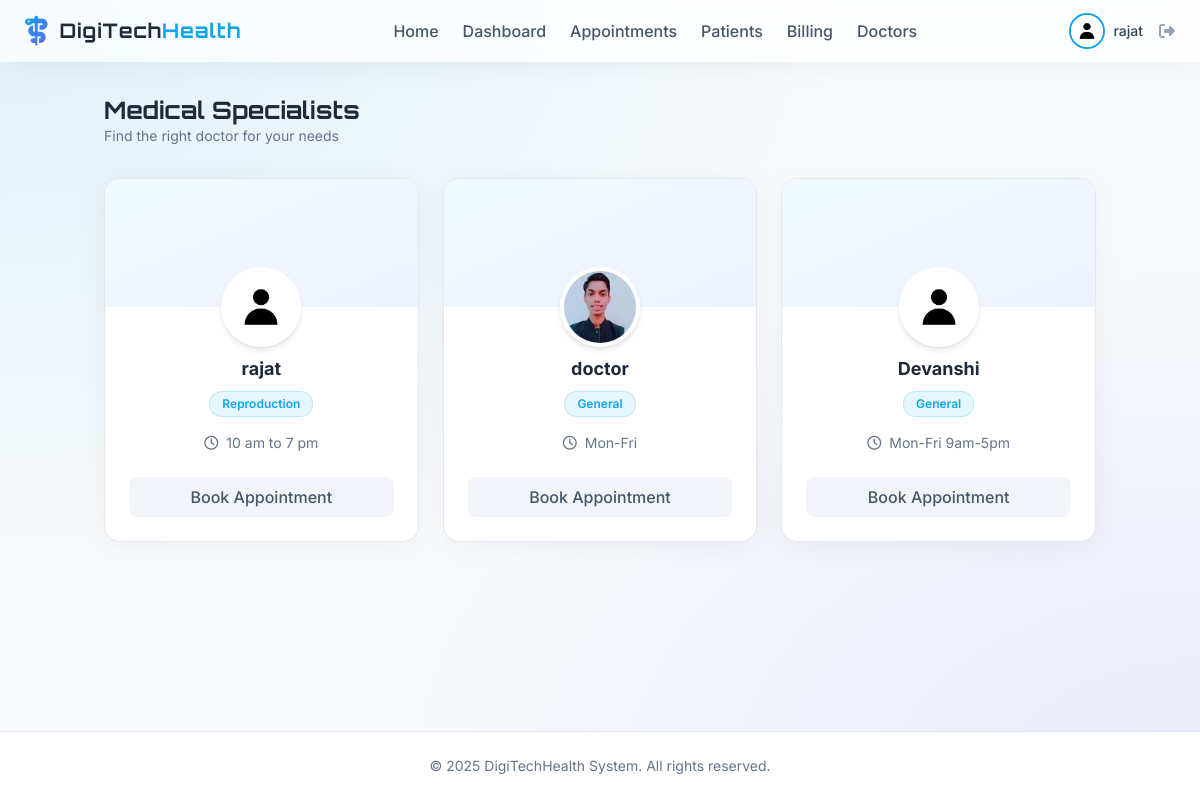
The page /doctors (signed in) on the database its author committed.
### app/models.py (models this page shows, shortened)
class User(db.Model, UserMixin):
    id = db.Column(db.Integer, primary_key=True)
    username = db.Column(db.String(20), unique=True, nullable=False)
    email = db.Column(db.String(120), unique=True, nullable=False)
    image_file = db.Column(db.String(20), nullable=False, default='default.jpg')
    password_hash = db.Column(db.String(128))
    role = db.Column(db.String(20), nullable=False, default='patient')

class Doctor(db.Model):
    id = db.Column(db.Integer, primary_key=True)
    user_id = db.Column(db.Integer, db.ForeignKey('user.id'), nullable=False)
    specialization = db.Column(db.String(100), nullable=False)
    availability = db.Column(db.String(200), nullable=True, default="Mon-Fri 9am-5pm")
    user = db.relationship('User', backref=db.backref('doctor_profile', uselist=False))

### app/doctor/routes.py (the view)
@doctor.route("/doctors")
@login_required
def list_doctors():
    doctors = Doctor.query.all()
    return render_template('doctor/list.html', doctors=doctors)

### app/models.py (called while the page is built)
@login_manager.user_loader
def load_user(user_id):
    return User.query.get(int(user_id))

### app/templates/doctor/list.html
{% extends "base.html" %}
{% block content %}
<div class="mb-8">
    <h2 class="text-2xl font-display font-bold text-slate-800">Medical Specialists</h2>
    <p class="text-slate-500 text-sm">Find the right doctor for your needs</p>
</div>
<div class="grid grid-cols-1 md:grid-cols-2 lg:grid-cols-3 xl:grid-cols-4 gap-6">
    {% for doctor in doctors %}
    <div
        class="glass rounded-2xl overflow-hidden group border border-slate-200 bg-white hover:shadow-xl transition-all">
        <div class="h-32 bg-gradient-to-br from-sky-50 to-indigo-50 relative">
            <div class="absolute -bottom-10 left-1/2 transform -translate-x-1/2">
                <div class="h-20 w-20 rounded-full border-4 border-white shadow-md overflow-hidden">
                    <img src="{{ url_for('static', filename='profile_pics/' + doctor.user.image_file) }}"
                        alt="{{ doctor.user.username }}" class="h-full w-full object-cover">
                </div>
            </div>
        </div>
        <div class="pt-12 pb-6 px-6 text-center">
            <h3 class="text-lg font-bold text-slate-800">{{ doctor.user.username }}</h3>
            <span
                class="inline-block px-3 py-1 rounded-full bg-primary/10 text-primary text-xs font-semibold mt-2 border border-primary/20">
                {{ doctor.specialization }}
            </span>
            <div class="mt-4 text-sm text-slate-500 flex items-center justify-center">
                <i class="fa-regular fa-clock mr-2"></i> {{ doctor.availability }}
            </div>
            <a href="{{ url_for('appointment.book_appointment') }}"
                class="mt-6 w-full py-2 flex items-center justify-center rounded-lg bg-slate-100 hover:bg-primary hover:text-white text-slate-600 font-medium transition-all duration-300 group-hover:shadow-lg group-hover:shadow-primary/25">
                Book Appointment
            </a>
        </div>
    </div>
    {% else %}
    <div class="col-span-full py-12 text-center text-slate-500">
        <p>No doctors found.</p>
    </div>
    {% endfor %}
</div>
{% endblock %}

### app/templates/base.html (shortened to what this page needs)
<!doctype html>
<html lang="en">
<head>
  <script src="https://cdn.tailwindcss.com"></script>
  <link rel="stylesheet" href="https://cdnjs.cloudflare.com/ajax/libs/font-awesome/6.4.0/css/all.min.css">
  <link rel="stylesheet" href="{{ url_for('static', filename='css/main.css') }}">
</head>
<body class="overflow-x-hidden">
  <div class="min-h-screen flex flex-col">
    {% if current_user.is_authenticated %}
    <nav class="glass sticky top-0 z-50 px-6 py-3 flex justify-between items-center">
      <div class="flex items-center">
        <i class="fa-solid fa-staff-snake text-3xl gradient-text mr-3"></i>
        <a href="{{ url_for('main.home') }}" class="text-xl font-display font-bold text-slate-800 tracking-wider">
          DigiTech<span class="text-primary">Health</span>
        </a>
      </div>
      <div class="hidden lg:flex items-center space-x-6">
        <a href="{{ url_for('main.home') }}"
          class="font-medium text-slate-600 hover:text-primary transition-colors {{ 'text-primary' if request.endpoint == 'main.home' }}">Home</a>
        {% if current_user.role in ['admin', 'doctor', 'receptionist'] %}
        <a href="{{ url_for('main.dashboard') }}"
          class="font-medium text-slate-600 hover:text-primary transition-colors {{ 'text-primary' if request.endpoint == 'main.dashboard' }}">Dashboard</a>
        {% endif %}
        <a href="{{ url_for('appointment.list_appointments') }}"
          class="font-medium text-slate-600 hover:text-primary transition-colors {{ 'text-primary' in request.endpoint and 'appointment' in request.endpoint }}">Appointments</a>
        <a href="{{ url_for('patient.list_patients') }}"
          class="font-medium text-slate-600 hover:text-primary transition-colors {{ 'text-primary' in request.endpoint and 'patient' in request.endpoint }}">
          {{ 'Patients' if current_user.role in ['admin', 'doctor', 'receptionist'] else 'My Profile' }}
        </a>
        <a href="{{ url_for('billing.list_invoices') }}"
          class="font-medium text-slate-600 hover:text-primary transition-colors {{ 'text-primary' in request.endpoint and 'billing' in request.endpoint }}">
          {{ 'Billing' if current_user.role in ['admin', 'doctor', 'receptionist'] else 'My Invoices' }}
        </a>
        {% if current_user.role in ['admin', 'doctor', 'receptionist'] %}
        <a href="{{ url_for('doctor.list_doctors') }}"
          class="font-medium text-slate-600 hover:text-primary transition-colors {{ 'text-primary' in request.endpoint and 'doctor' in request.endpoint }}">Doctors</a>
        {% endif %}
      </div>
      <div class="flex items-center space-x-4">
        <a href="{{ url_for('main.account') }}" class="flex items-center space-x-2 group">
          <div class="relative">
            <img
              class="h-9 w-9 rounded-full object-cover border-2 border-primary group-hover:border-secondary transition-colors"
              src="{{ url_for('static', filename='profile_pics/' + current_user.image_file) }}"
              alt="{{ current_user.username }}">
          </div>
          <span class="hidden md:block font-medium text-sm text-slate-700 group-hover:text-primary transition-colors">{{
            current_user.username }}</span>
        </a>
        <a href="{{ url_for('auth.logout') }}" class="text-slate-400 hover:text-red-500 transition-colors"
          title="Logout">
          <i class="fa-solid fa-right-from-bracket"></i>
        </a>
      </div>
    </nav>
    {% endif %}
    <main class="flex-1 container mx-auto px-4 py-8">
      <div class="fade-in-up">
        {% block content %}{% endblock %}
      </div>
    </main>
    <footer class="bg-white border-t border-slate-200 py-6 mt-auto">
      <div class="container mx-auto px-4 text-center text-slate-500 text-sm">
        &copy; 2025 DigiTechHealth System. All rights reserved.
      </div>
    </footer>
  </div>
</body>
</html>

### app/static/css/main.css (style rules this page uses)
.glass { background: rgba(255, 255, 255, 0.7); backdrop-filter: blur(12px); -webkit-backdrop-filter: blur(12px); border: 1px solid rgba(255, 255, 255, 0.5); box-shadow: 0 4px 30px rgba(0, 0, 0, 0.05); }
.gradient-text { background: linear-gradient(135deg, #0ea5e9, #6366f1); -webkit-background-clip: text; background-clip: text; color: transparent; }

### app/templates/base.html (style rules this page uses)
body { background-color: #f8fafc; background-image: radial-gradient(at 0% 0%, rgba(14, 165, 233, 0.1) 0, transparent 50%), radial-gradient(at 100% 100%, rgba(99, 102, 241, 0.1) 0, transparent 50%); color: #1e293b; font-family: 'Inter', sans-serif; min-height: 100vh; }

### rows shown on the page
User: role "Patients", role "Billing", image_file (placeholder picture), username "rajat"
Doctor: image_file (placeholder picture), user.username "rajat", specialization "Reproduction", availability "10 am to 7 pm"
Doctor: image_file (picture), user.username "doctor", specialization "General", availability "Mon-Fri"
Doctor: image_file (placeholder picture), user.username "Devanshi", specialization "General", availability "Mon-Fri 9am-5pm"
